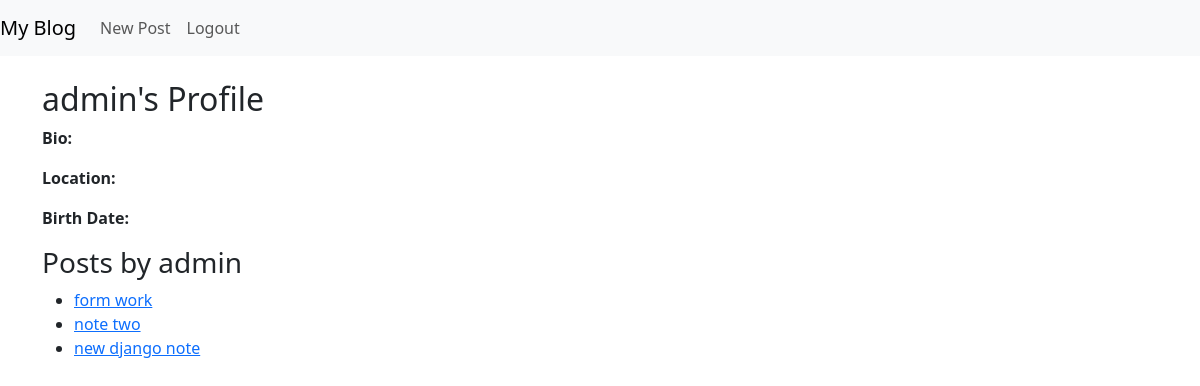
The app's page /profile/admin (signed in) with its own data.
### blog/models.py (models this page shows, shortened)
class Post(models.Model):
    title = models.CharField(max_length=200)
    content = models.TextField()
    author = models.ForeignKey(User, on_delete=models.CASCADE)
    created_at = models.DateTimeField(default=timezone.now)
    updated_at = models.DateTimeField(auto_now=True)

### blog/views.py (the view)
# urls.py: path('profile/<str:username>', views.view_profile, name='view_profile'),
@login_required
def view_profile(request, username):
    user = get_object_or_404(User, username=username )
    return render(request,'blog/profile.html', {'user':user })

### blog/templates/blog/profile.html (shortened to what this page needs)
{% extends 'base.html' %}
{% block content %}
<h2>{{ user.username }}'s Profile</h2>
<p><strong>Bio:</strong> {{ user.profile.bio }}</p>
<p><strong>Location:</strong> {{ user.profile.location }}</p>
<p><strong>Birth Date:</strong> {{ user.profile.birth_date }}</p>
<h3>Posts by {{ user.username }}</h3>
<ul>
    {% for post in user.post_set.all %}
    <li><a href="{% url 'post_detail' post.pk %}">{{ post.title }}</a></li>
    {% endfor %}
</ul>
{% endblock %}

### records on screen
Post: title "form work"
Post: title "note two"
Post: title "new django note"

### other values on screen
{{ user.username }} "admin"
